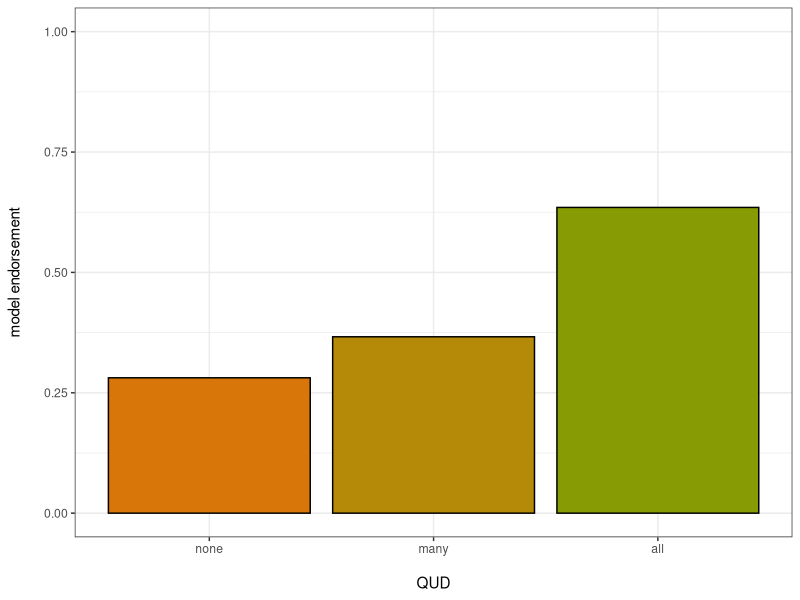
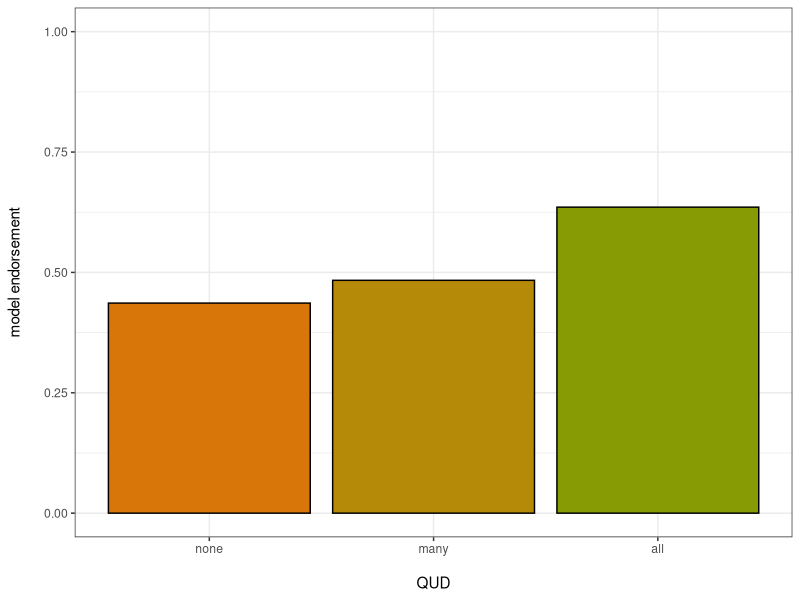

Here is the R script that generated these plots, in order:
# Load ggplot2
library(ggplot2)

setwd("~/git/spanish_scope/experiments/plotcolor/")


# Create data
data <- data.frame(
  QUD=c("none","many", "all") ,  
  response=c(0.2811466072455673,0.36634588972698934,0.6349921886602219)
)
#model prediction
# Barplot
high_many_qud = ggplot(data, aes(x=reorder(QUD, response),y=response)) + 
  geom_bar(stat = "identity",fill = c("#d87609","#b58a08", "#879b04"),color ="black", position=position_dodge())+ 
  ylim(0,1)+
  ylab("model endorsement\n") +
  xlab("\nQUD")+
  theme_bw()
high_many_qud #+ theme(text = element_text(size = 25))
#ggsave("model_pre.png",height=2,width=2.5)
########

# Create data for Spanish
data <- data.frame(
  QUD=c("none","many", "all") ,  
  response2=c(0.4363080506623963
,0.4836014213445037
,0.6355700133392889)
)
#model prediction
# Barplot
high_many_qud = ggplot(data, aes(x=reorder(QUD, response2),y=response2)) + 
  geom_bar(stat = "identity",fill = c("#d87609","#b58a08", "#879b04"),color ="black", position=position_dodge())+ 
  ylim(0,1)+
  ylab("model endorsement\n") +
  xlab("\nQUD")+
  theme_bw()
high_many_qud #+ theme(text = element_text(size = 25))
#ggsave("spanish_pre.png",height=2,width=2.5)
  
#colors
fill = c("#d87609","#b58a08", "#879b04")
